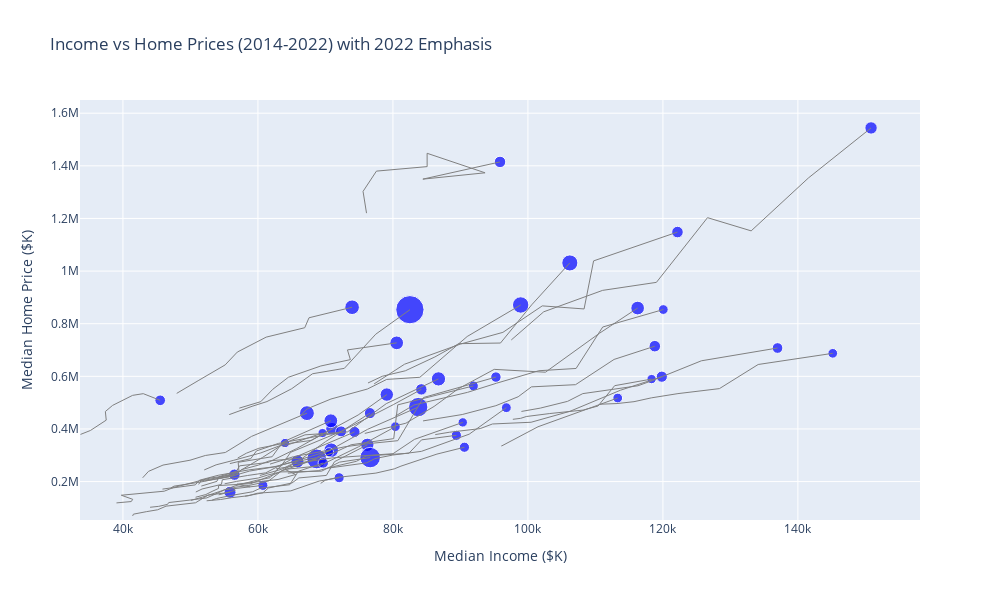

Notebook code cell kept with this figure:
### Code cell
import plotly.express as px
import pandas as pd

# Filter the data for places with population > 1,000,000
df_filtered = df_red_all[df_red_all['population'] > 1000000]

# Filter the data for the selected years
years = [2014, 2015, 2016, 2017, 2018, 2019, 2021, 2022]
df_selected_years = df_filtered[df_filtered['year'].isin(years)]

# Filter the data for 2022
df_2022 = df_selected_years[df_selected_years['year'] == 2022]

# Create the scatter plot for 2022 data points
fig = px.scatter(
    df_2022,
    x='med_inc',
    y='all_home_val',
    size='population',
    color_discrete_sequence=['blue'],
    hover_name='county_state',
    hover_data={
        'med_inc': ':.2f',
        'all_home_val': ':.2f',
        'year': ':.0f'
    },
    labels={
        'med_inc': 'Median Income ($K) - 2022',
        'all_home_val': 'Median Home Price ($K) - 2022',
        'population': 'Population (2022)'
    },
    title="Income vs Home Prices (2014-2022) with 2022 Emphasis"
)

# Add lines connecting 2014-2021 data points to 2022
for county_state in df_selected_years['county_state'].unique():
    df_county = df_selected_years[df_selected_years['county_state'] == county_state]
    df_county = df_county.sort_values(by='year')

    for i in range(len(df_county) - 1):
        if df_county.iloc[i]['year'] != 2022:  # Only connect if the year is not 2022
            fig.add_shape(
                type='line',
                x0=df_county.iloc[i]['med_inc'],
                y0=df_county.iloc[i]['all_home_val'],
                x1=df_county.iloc[i+1]['med_inc'],
                y1=df_county.iloc[i+1]['all_home_val'],
                line=dict(color='gray', width=1)
            )

# Customize the layout
fig.update_layout(
    height=600,
    width=1000,
    xaxis_title="Median Income ($K)",
    yaxis_title="Median Home Price ($K)",
    showlegend=False  # Hide the legend since we don't have multiple series
)

# Save the figure as an SVG file called 2022
fig.write_image("2022.svg")

# Show the plot
fig.show()
